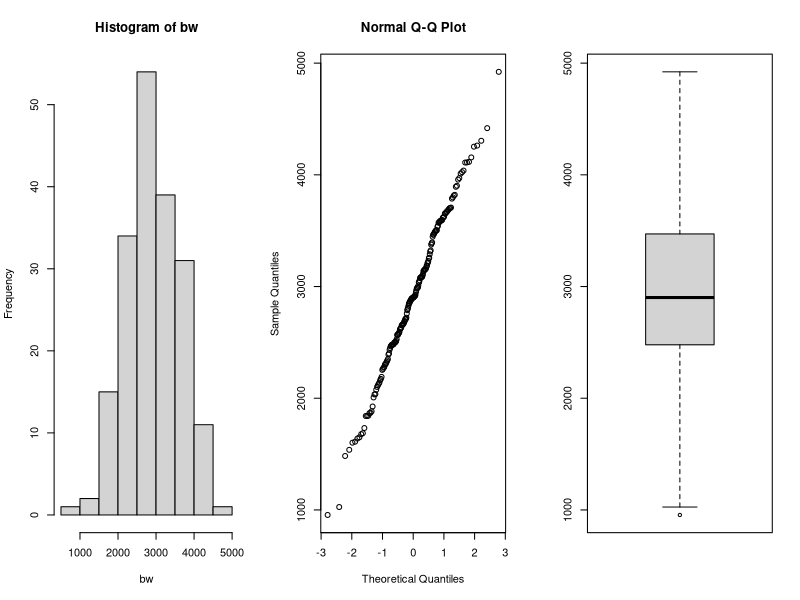
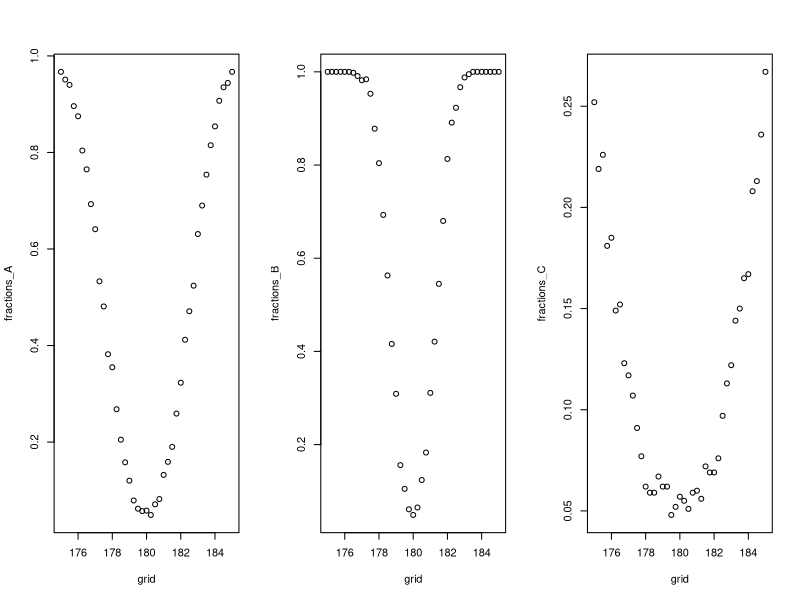
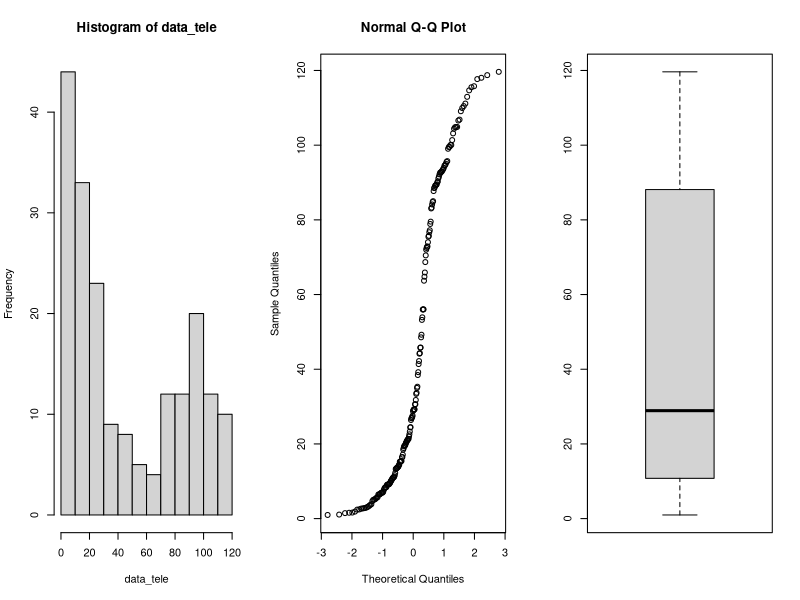

Write R code to recreate these figures, in order. (Note: this script raises an error after producing the figures.)
## ---- chunk 1
library(tidyverse)
library(rstudioapi)

knitr::opts_chunk$set(echo = TRUE)
options(knitr.table.format = "latex")
setwd(dirname(getActiveDocumentContext()$path))
## ---- chunk 2
par(mfrow=c(1,3))
data=read.table(file="data/birthweight.txt",header=TRUE)

bw = data$birthweight
hist(bw)
qqnorm(bw)
boxplot(bw)
shapiro.test(bw)

## ---- chunk 3
m = mean(bw)
sd = sd(bw)
n = length(bw)
error = qnorm(0.95)*sd/sqrt(n)
ci = c(m-error, m+error)
m
ci
## ---- chunk 4
t.test(bw, mu=2800, alternative = "greater", conf.level = 0.95)
## ---- chunk 5
n <- m <- 30
mu <- 180
nu <- 175
sd <- 5
grid <- seq(175,185, by=0.25)

power_function<-function(grid,n,m,mu,sd) {
  B <- 1000
  p <- numeric(B)
  G <- length(grid)
  fractions <- numeric(G)
  for (grid_nu in 1:G){
    p <- numeric(B)
    for (b in 1:B){
      x <- rnorm(n,mu,sd)
      y <- rnorm(m,grid[grid_nu],sd)
      p[b] <- t.test(x,y, var.equal = TRUE)[[3]]
    }
    fractions[grid_nu] <- mean(p<0.05)
  }
  return(fractions)
}

fractions_A <- power_function(grid,n,m,mu,sd)

## ---- chunk 6
n <- m <- 100
mu <- 180
sd <- 5

fractions_B <- power_function(grid,n,m,mu,sd)
## ---- chunk 7
n <- m <- 30
mu <- 180
sd <- 15

fractions_C <- power_function(grid,n,m,mu,sd)
par(mfrow=c(1,3))
plot(grid,fractions_A)
plot(grid,fractions_B)
plot(grid,fractions_C)
## ---- chunk 8
data<-read.table(file="data/telephone.txt",header=TRUE)

# remove zeros
data <- data %>% 
  filter(Bills > 0)

data_tele <- data$Bills
par(mfrow=c(1,3))
hist(data_tele)
qqnorm(data_tele)
boxplot(data_tele)

## ---- chunk 9
lambda <- seq(0.01, 0.1, 0.0005)
pvalues <- c()
t <- median(data_tele)
for (x in X){
  B <- 1000
  tstar <- numeric(B)
  n <- length(data_tele)
  
  for (i in 1:B){
    xstar <- rexp(n,x)
    tstar[i] <- median(xstar)
  }
  pl<-sum(tstar<t)/B
  pr<-sum(tstar>t)/B
  p<-2*min(pl,pr)
  pl;pr;p
  pvalues <- c(pvalues,p)
}
plot(lambda, pvalues)

best_p <- which(pvalues > 0.05)
lambda[best_p]
## ---- chunk 10
B <- 1000
T1 <- median(data_tele)
Tstar <- numeric(B)
for (i in 1:B){
  Xstar <- sample(data_tele,replace=TRUE)
  Tstar[i] <- median(Xstar)
}
Tstar25 <- quantile(Tstar,0.025)
Tstar975 <- quantile(Tstar, 0.975)

T1
c(2*T1-Tstar975, 2*T1-Tstar25)

## ---- chunk 11
max_index <- which.max(pvalues)

opt_Lambda <- X[max_index]
## ---- chunk 12
bill_bigeq40 <- sum(data_tele>=40)
bill_smal40 <- sum(data_tele<40)

binom.test(bill_bigeq40, length(data_tele),p=0.5)
binom.test(bill_smal40, length(data_tele),p=0.5)

bill_less10 <- sum(data_tele < 10)
bill_less10/length(data_tele)
## ---- chunk 13
data <- read.table(file="data/run.txt",header=TRUE)
cor(data$before, data$after)
## ---- chunk 14
# calculate differences
data <- data %>% 
  mutate(diff = before - after)

# filter for lemo

lemo <- data %>% 
  filter(drink == "lemo")

t.test(lemo$before, lemo$after, paired = TRUE)

# filter for energy

energy <- data %>% 
  filter(drink == "energy")

t.test(energy$before, energy$after, paired = TRUE)
## ---- chunk 15

# perform t-test

t.test(lemo$diff, energy$diff)

## ---- chunk 16
# filter for meatmeal

meatmeal <- chickwts %>% 
  filter(feed == "meatmeal") %>% 
  select(weight)

# filter for sunflower

sunflower <- chickwts %>% 
  filter(feed == "sunflower") %>% 
  select(weight)

# check for data normality

par(mfrow=c(1,2))
qqnorm(meatmeal$weight)
qqnorm(sunflower$weight)

# perform t-test, the data is not paired

t.test(meatmeal, sunflower)

# Mann-Whitney test

wilcox.test(meatmeal$weight, sunflower$weight)

# Kolmogorov-Smirnov test

ks.test(meatmeal$weight, sunflower$weight)

## ---- chunk 17
chickaov <- lm(weight~feed, data = chickwts)
# performing one-way ANOVA
anova(chickaov)
#extracting more information
summary_table <- summary(chickaov)
knitr::kable(data.frame(summary_table$coefficients), "latex")
## ---- chunk 18
# check for normality
qqnorm(chickaov$residuals)
# check if the variances are equal
chickwts %>% 
  group_by(feed) %>% 
  summarise(variance = var(weight))
## ---- chunk 19
kruskal.test(weight~feed, data = chickwts)
